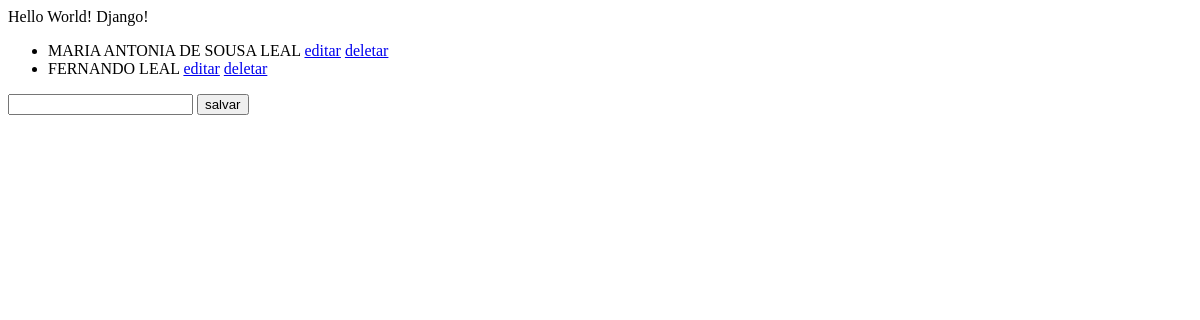
The page /core/ on the database as committed earlier.
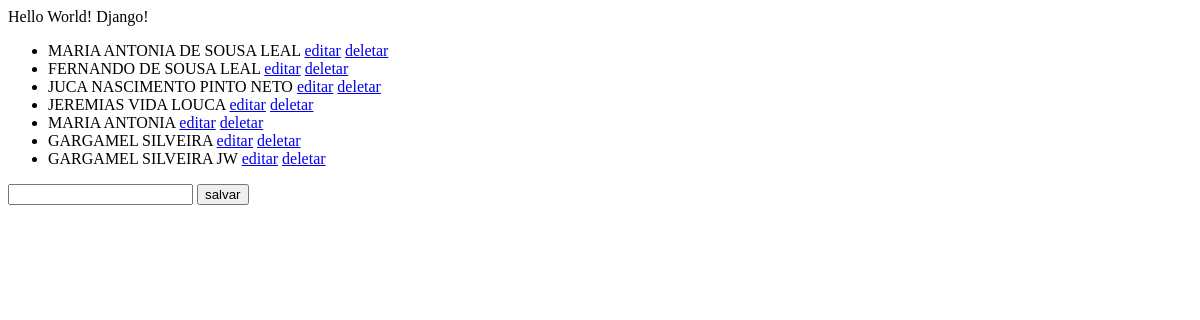
The same page on the database as committed later.
### core/models.py (models this page shows, shortened)
class Pessoa(models.Model):
    nome= models.CharField(max_length=100)

### core/views.py (the view)
# urls.py: 2. Add a URL to urlpatterns:  path('', views.home, name='home')
def home(request):
    pessoas = Pessoa.objects.all()
    return render(request, "index.html",{"pessoas":pessoas})

### core/templates/index.html (shortened to what this page needs)
<!DOCTYPE html>
<html lang="en">
  <head>
  </head>
  <body>
    Hello World! Django!
    <ul>
      {% for pessoa in pessoas %}
      <li>{{pessoa.nome}}
        <a href="{% url 'editar' pessoa.id %}">editar</a>
        <a href="{% url 'delete' pessoa.id %}">deletar</a>
      </li>
      {% endfor %}
    </ul>
  <form action="{% url 'salvar' %}" method="post">
      <input type="text" name="nome">
      <button type="submit">salvar </button>
  </form>
  </body>
</html>

Rows that differ between the two databases and show on the page:
changed Pessoa: nome "FERNANDO LEAL" → "FERNANDO DE SOUSA LEAL"
added Pessoa: nome "JUCA NASCIMENTO PINTO NETO"
added Pessoa: nome "JEREMIAS VIDA LOUCA"
added Pessoa: nome "MARIA ANTONIA"
added Pessoa: nome "GARGAMEL SILVEIRA"
added Pessoa: nome "GARGAMEL SILVEIRA JW"
